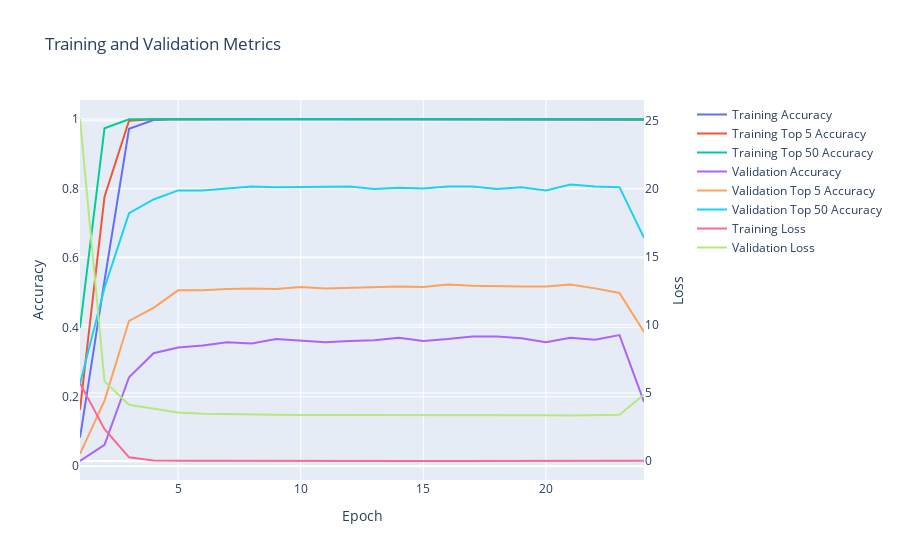

This figure's notebook cell:
### Code cell
softmax_cross_entropy_model.display_training_history()

### Figure 1 — Plotly figure (JSON) as saved in the notebook; plotly's stock layout.template omitted (floating-point values rounded to 4 significant figures)
{"data": [{"mode": "lines", "name": "Training Accuracy", "type": "scatter", "x": [1, 2, 3, 4, 5, 6, 7, 8, 9, 10, 11, 12, 13, 14, 15, 16, 17, 18, 19, 20, 21, 22, 23, 24], "xaxis": "x", "y": [0.08209, 0.5345, 0.972, 0.9972, 0.9991, 0.9991, 0.9991, 0.9991, 0.9991, 0.9991, 0.9991, 0.9991, 0.9991, 0.9991, 0.9991, 0.9991, 0.9991, 0.9991, 0.9991, 0.9995, 0.9995, 0.9991, 0.9986, 0.9981, 0.923], "yaxis": "y"}, {"mode": "lines", "name": "Training Top 5 Accuracy", "type": "scatter", "x": [1, 2, 3, 4, 5, 6, 7, 8, 9, 10, 11, 12, 13, 14, 15, 16, 17, 18, 19, 20, 21, 22, 23, 24], "xaxis": "x", "y": [0.1628, 0.7761, 0.9949, 0.9991, 0.9991, 1.0, 1.0, 1.0, 1.0, 1.0, 1.0, 1.0, 1.0, 1.0, 1.0, 1.0, 1.0, 1.0, 1.0, 1.0, 1.0, 1.0, 1.0, 0.9991, 0.9855], "yaxis": "y"}, {"mode": "lines", "name": "Training Top 50 Accuracy", "type": "scatter", "x": [1, 2, 3, 4, 5, 6, 7, 8, 9, 10, 11, 12, 13, 14, 15, 16, 17, 18, 19, 20, 21, 22, 23, 24], "xaxis": "x", "y": [0.3988, 0.9734, 0.9991, 0.9995, 0.9995, 1.0, 1.0, 1.0, 1.0, 1.0, 1.0, 1.0, 1.0, 1.0, 1.0, 1.0, 1.0, 1.0, 1.0, 1.0, 1.0, 1.0, 1.0, 0.9991, 0.9972], "yaxis": "y"}, {"mode": "lines", "name": "Validation Accuracy", "type": "scatter", "x": [1, 2, 3, 4, 5, 6, 7, 8, 9, 10, 11, 12, 13, 14, 15, 16, 17, 18, 19, 20, 21, 22, 23, 24], "xaxis": "x", "y": [0.01495, 0.06168, 0.2561, 0.3252, 0.3421, 0.3477, 0.357, 0.3533, 0.3664, 0.3626, 0.357, 0.3607, 0.3626, 0.3701, 0.3607, 0.3664, 0.3738, 0.3738, 0.3682, 0.357, 0.3701, 0.3645, 0.3776, 0.185, 0.001869], "yaxis": "y"}, {"mode": "lines", "name": "Validation Top 5 Accuracy", "type": "scatter", "x": [1, 2, 3, 4, 5, 6, 7, 8, 9, 10, 11, 12, 13, 14, 15, 16, 17, 18, 19, 20, 21, 22, 23, 24], "xaxis": "x", "y": [0.03551, 0.1888, 0.4187, 0.4561, 0.5065, 0.5065, 0.5103, 0.5121, 0.5103, 0.5159, 0.5121, 0.514, 0.5159, 0.5178, 0.5159, 0.5234, 0.5196, 0.5178, 0.5178, 0.5178, 0.5234, 0.5121, 0.4991, 0.3869, 0.01495], "yaxis": "y"}, {"mode": "lines", "name": "Validation Top 50 Accuracy", "type": "scatter", "x": [1, 2, 3, 4, 5, 6, 7, 8, 9, 10, 11, 12, 13, 14, 15, 16, 17, 18, 19, 20, 21, 22, 23, 24], "xaxis": "x", "y": [0.2374, 0.514, 0.729, 0.7682, 0.7944, 0.7944, 0.8, 0.8056, 0.8037, 0.8037, 0.8037, 0.8056, 0.7981, 0.8019, 0.8, 0.8056, 0.8056, 0.7981, 0.8037, 0.7944, 0.8112, 0.8056, 0.8037, 0.6579, 0.1626], "yaxis": "y"}, {"mode": "lines", "name": "Training Loss", "type": "scatter", "x": [1, 2, 3, 4, 5, 6, 7, 8, 9, 10, 11, 12, 13, 14, 15, 16, 17, 18, 19, 20, 21, 22, 23, 24], "xaxis": "x", "y": [5.72, 2.341, 0.2716, 0.03209, 0.01268, 0.00691, 0.007649, 0.005448, 0.005817, 0.004198, 0.004897, 0.003728, 0.003069, 0.004155, 0.003099, 0.003739, 0.00372, 0.002829, 0.002565, 0.00169, 0.002116, 0.002693, 0.004282, 0.0149, 0.3787], "yaxis": "y2"}, {"mode": "lines", "name": "Validation Loss", "type": "scatter", "x": [1, 2, 3, 4, 5, 6, 7, 8, 9, 10, 11, 12, 13, 14, 15, 16, 17, 18, 19, 20, 21, 22, 23, 24], "xaxis": "x", "y": [25.13, 5.851, 4.132, 3.839, 3.566, 3.478, 3.437, 3.409, 3.396, 3.383, 3.385, 3.377, 3.373, 3.368, 3.374, 3.363, 3.362, 3.366, 3.359, 3.357, 3.343, 3.364, 3.405, 4.885, 102.2], "yaxis": "y2"}], "layout": {"title": {"text": "Training and Validation Metrics"}, "xaxis": {"anchor": "y", "domain": [0.0, 0.94], "title": {"text": "Epoch"}}, "yaxis": {"anchor": "x", "domain": [0.0, 1.0], "title": {"text": "Accuracy"}}, "yaxis2": {"anchor": "x", "overlaying": "y", "side": "right", "title": {"text": "Loss"}}}}
